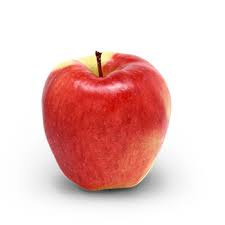
//> input picture img/apple4.jpg, 225 x 225 px
$ ./main   (built with g++ and OpenCV 4)
//> lines starting //> are read from the running program, lines starting //| are printed output that depends on the picture; after the words box and inside, x2 and y2 are one past the last pixel; in counts of white or black regions, pixels touching at a corner belong together
#include "opencv4/opencv2/core.hpp"
#include <opencv4/opencv2/imgcodecs.hpp>
#include <opencv4/opencv2/imgproc.hpp>
#include <opencv4/opencv2/highgui.hpp>
#include <iostream>
#include <string>

using namespace std;
using namespace cv;

Mat hsvImg, bgrImg, mask;
int hmin = 0, smin = 120, vmin = 153;
int hmax = 19, smax = 240, vmax = 255;

int main(){

    string path = "/home/bhavik/projects/cv/img/apple4.jpg";

    bgrImg = imread(path);                              // Read Image in BGR format
//> bgrImg is the input picture: 225 rows x 225 cols, CV_8UC3; mean B, G, R 196.3, 199.1, 237

    cvtColor(bgrImg, hsvImg, COLOR_BGR2HSV);            // Convert to HSV Space
//> hsvImg: 225 rows x 225 cols, CV_8UC3; mean H, S, V 13.9, 51.6, 237.2

    Scalar lower(hmin, smin, vmin);
    Scalar upper(hmax, smax, vmax);

    inRange(hsvImg, lower, upper, mask);
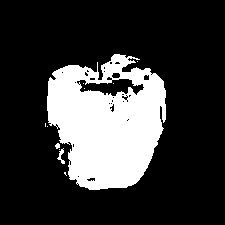
//> mask: 225 rows x 225 cols, CV_8UC1; 22.3% white; 11 white regions (8 under 20 px), largest, box (x1, y1, x2, y2) and area: (47, 54, 166, 190) 11191, (57, 148, 65, 164) 51, (55, 143, 60, 149) 22

    imshow("BGR Img", bgrImg);
    imshow("HSV Img", hsvImg);
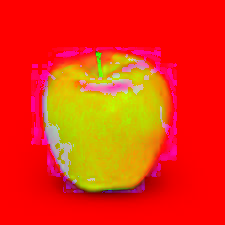
//> window 'HSV Img': 225 rows x 225 cols, CV_8UC3; mean B, G, R 13.9, 51.6, 237.2
    imshow("mask", mask);

    waitKey(0);

    return 0;

}

$ run again, with img/apple1.jpg copied over img/apple4.jpg
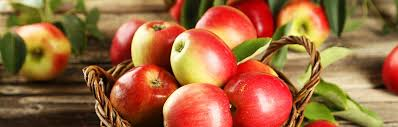
//> input picture img/apple1.jpg, 398 x 127 px
//> bgrImg is the input picture: 127 rows x 398 cols, CV_8UC3; mean B, G, R 62.8, 103.5, 158.4
//> hsvImg: 127 rows x 398 cols, CV_8UC3; mean H, S, V 20, 163.5, 159.7
//> `inRange(hsvImg, lower, upper, mask);`:
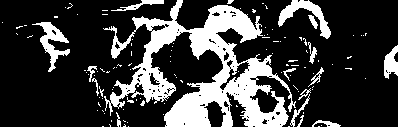
//> mask: 127 rows x 398 cols, CV_8UC1; 23.7% white; 118 white regions (101 under 20 px), largest, box (x1, y1, x2, y2) and area: (103, 0, 296, 127) 9226, (278, 0, 331, 39) 637, (32, 22, 70, 72) 609
//> `imshow("HSV Img", hsvImg);`:
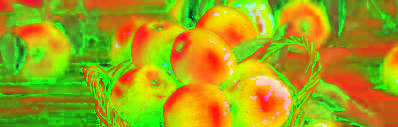
//> window 'HSV Img': 127 rows x 398 cols, CV_8UC3; mean B, G, R 20, 163.5, 159.7

$ run again, with img/apple11.jpg copied over img/apple4.jpg
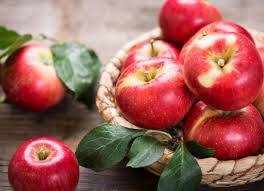
//> input picture img/apple11.jpg, 264 x 191 px
//> bgrImg is the input picture: 191 rows x 264 cols, CV_8UC3; mean B, G, R 92.1, 99.5, 158
//> hsvImg: 191 rows x 264 cols, CV_8UC3; mean H, S, V 64.8, 123, 160.4
//> `inRange(hsvImg, lower, upper, mask);`:
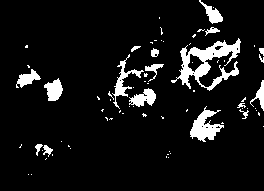
//> mask: 191 rows x 264 cols, CV_8UC1; 8.1% white; 74 white regions (56 under 20 px), largest, box (x1, y1, x2, y2) and area: (171, 38, 241, 91) 1332, (190, 106, 224, 142) 574, (112, 54, 144, 109) 355
//> `imshow("HSV Img", hsvImg);`:
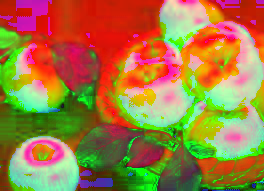
//> window 'HSV Img': 191 rows x 264 cols, CV_8UC3; mean B, G, R 64.8, 123, 160.4
